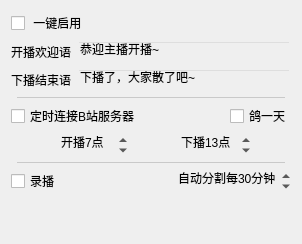
      <widget class="QWidget" name="tab_5">
       <attribute name="title">
        <string>开播</string>
       </attribute>
       <layout class="QVBoxLayout" name="verticalLayout_6">
        <item>
         <widget class="QCheckBox" name="startLiveSendCheck">
          <property name="text">
           <string> 一键启用</string>
          </property>
         </widget>
        </item>
        <item>
         <layout class="QHBoxLayout" name="horizontalLayout_13">
          <item>
           <widget class="QLabel" name="label_4">
            <property name="toolTip">
             <string>&lt;html&gt;&lt;head/&gt;&lt;body&gt;&lt;p&gt;收到开播时发送开场白&lt;/p&gt;&lt;/body&gt;&lt;/html&gt;</string>
            </property>
            <property name="text">
             <string>开播欢迎语</string>
            </property>
           </widget>
          </item>
          <item>
           <widget class="QLineEdit" name="startLiveWordsEdit">
            <property name="styleSheet">
             <string notr="true">QLineEdit
{
	background: transparent;
}</string>
            </property>
            <property name="text">
             <string>恭迎主播开播~</string>
            </property>
            <property name="placeholderText">
             <string>留空则不发送</string>
            </property>
           </widget>
          </item>
         </layout>
        </item>
        <item>
         <layout class="QHBoxLayout" name="horizontalLayout_14">
          <item>
           <widget class="QLabel" name="label_5">
            <property name="toolTip">
             <string>&lt;html&gt;&lt;head/&gt;&lt;body&gt;&lt;p&gt;下播信号发送结束语&lt;/p&gt;&lt;/body&gt;&lt;/html&gt;</string>
            </property>
            <property name="text">
             <string>下播结束语</string>
            </property>
           </widget>
          </item>
          <item>
           <widget class="QLineEdit" name="endLiveWordsEdit">
            <property name="styleSheet">
             <string notr="true">QLineEdit
{
	background: transparent;
}</string>
            </property>
            <property name="text">
             <string>下播了，大家散了吧~</string>
            </property>
            <property name="placeholderText">
             <string>留空则不发送</string>
            </property>
           </widget>
          </item>
         </layout>
        </item>
        <item>
         <widget class="QWidget" name="widget_2" native="true">
          <property name="minimumSize">
           <size>
            <width>0</width>
            <height>1</height>
           </size>
          </property>
          <property name="maximumSize">
           <size>
            <width>16777215</width>
            <height>1</height>
           </size>
          </property>
          <property name="styleSheet">
           <string notr="true">background: rgba(88, 88, 88, 64);
margin: 6px;</string>
          </property>
         </widget>
        </item>
        <item>
         <layout class="QHBoxLayout" name="horizontalLayout_26">
          <property name="topMargin">
           <number>0</number>
          </property>
          <item>
           <widget class="QCheckBox" name="timerConnectServerCheck">
            <property name="toolTip">
             <string>&lt;html&gt;&lt;head/&gt;&lt;body&gt;&lt;p&gt;适用于长期挂在服务器上，在开播前连接B站服务器，下播后暂停&lt;/p&gt;&lt;p&gt;注：长期连接直播间很容易被冻结&lt;/p&gt;&lt;/body&gt;&lt;/html&gt;</string>
            </property>
            <property name="text">
             <string>定时连接B站服务器</string>
            </property>
           </widget>
          </item>
          <item>
           <spacer name="horizontalSpacer_7">
            <property name="orientation">
             <enum>Qt::Horizontal</enum>
            </property>
            <property name="sizeHint" stdset="0">
             <size>
              <width>40</width>
              <height>20</height>
             </size>
            </property>
           </spacer>
          </item>
          <item>
           <widget class="QCheckBox" name="doveCheck">
            <property name="toolTip">
             <string>&lt;html&gt;&lt;head/&gt;&lt;body&gt;&lt;p&gt;适用于挂在服务器上临时开启&lt;/p&gt;&lt;p&gt;主播放鸽子了，今天不开播&lt;/p&gt;&lt;p&gt;等到开播时间不连接服务器&lt;/p&gt;&lt;p&gt;下一次下播时间或重启后自动关闭&lt;/p&gt;&lt;p&gt;&lt;br/&gt;&lt;/p&gt;&lt;/body&gt;&lt;/html&gt;</string>
            </property>
            <property name="text">
             <string>鸽一天</string>
            </property>
           </widget>
          </item>
         </layout>
        </item>
        <item>
         <layout class="QHBoxLayout" name="horizontalLayout_23">
          <property name="topMargin">
           <number>0</number>
          </property>
          <item>
           <spacer name="horizontalSpacer_15">
            <property name="orientation">
             <enum>Qt::Horizontal</enum>
            </property>
            <property name="sizeHint" stdset="0">
             <size>
              <width>40</width>
              <height>20</height>
             </size>
            </property>
           </spacer>
          </item>
          <item>
           <widget class="QSpinBox" name="startLiveHourSpin">
            <property name="contextMenuPolicy">
             <enum>Qt::NoContextMenu</enum>
            </property>
            <property name="toolTip">
             <string>&lt;html&gt;&lt;head/&gt;&lt;body&gt;&lt;p&gt;最早的开播时间&lt;/p&gt;&lt;p&gt;将在开播前半小时内预先连接B站弹幕服务器&lt;/p&gt;&lt;/body&gt;&lt;/html&gt;</string>
            </property>
            <property name="styleSheet">
             <string notr="true">QAbstractSpinBox
{
	background: transparent;
}</string>
            </property>
            <property name="frame">
             <bool>false</bool>
            </property>
            <property name="alignment">
             <set>Qt::AlignCenter</set>
            </property>
            <property name="suffix">
             <string>点</string>
            </property>
            <property name="prefix">
             <string>开播</string>
            </property>
            <property name="maximum">
             <number>23</number>
            </property>
            <property name="value">
             <number>7</number>
            </property>
           </widget>
          </item>
          <item>
           <spacer name="horizontalSpacer">
            <property name="orientation">
             <enum>Qt::Horizontal</enum>
            </property>
            <property name="sizeHint" stdset="0">
             <size>
              <width>40</width>
              <height>20</height>
             </size>
            </property>
           </spacer>
          </item>
          <item>
           <widget class="QSpinBox" name="endLiveHourSpin">
            <property name="contextMenuPolicy">
             <enum>Qt::NoContextMenu</enum>
            </property>
            <property name="toolTip">
             <string>&lt;html&gt;&lt;head/&gt;&lt;body&gt;&lt;p&gt;最早下播时间&lt;/p&gt;&lt;p&gt;下播后自动断开与服务器的连接，直到下次开播前&lt;/p&gt;&lt;/body&gt;&lt;/html&gt;</string>
            </property>
            <property name="styleSheet">
             <string notr="true">QAbstractSpinBox
{
	background: transparent;
}</string>
            </property>
            <property name="frame">
             <bool>false</bool>
            </property>
            <property name="alignment">
             <set>Qt::AlignCenter</set>
            </property>
            <property name="suffix">
             <string>点</string>
            </property>
            <property name="prefix">
             <string>下播</string>
            </property>
            <property name="maximum">
             <number>23</number>
            </property>
            <property name="value">
             <number>13</number>
            </property>
           </widget>
          </item>
          <item>
           <spacer name="horizontalSpacer_16">
            <property name="orientation">
             <enum>Qt::Horizontal</enum>
            </property>
            <property name="sizeHint" stdset="0">
             <size>
              <width>40</width>
              <height>20</height>
             </size>
            </property>
           </spacer>
          </item>
         </layout>
        </item>
        <item>
         <widget class="QWidget" name="widget" native="true">
          <property name="minimumSize">
           <size>
            <width>0</width>
            <height>1</height>
           </size>
          </property>
          <property name="maximumSize">
           <size>
            <width>16777215</width>
            <height>1</height>
           </size>
          </property>
          <property name="styleSheet">
           <string notr="true">background: rgba(88, 88, 88, 64);
margin: 6px;</string>
          </property>
         </widget>
        </item>
        <item>
         <layout class="QHBoxLayout" name="horizontalLayout_3">
          <property name="topMargin">
           <number>0</number>
          </property>
          <item>
           <widget class="QCheckBox" name="recordCheck">
            <property name="text">
             <string>录播</string>
            </property>
           </widget>
          </item>
          <item>
           <widget class="QSpinBox" name="recordSplitSpin">
            <property name="contextMenuPolicy">
             <enum>Qt::NoContextMenu</enum>
            </property>
            <property name="toolTip">
             <string>&lt;html&gt;&lt;head/&gt;&lt;body&gt;&lt;p&gt;每隔一段时间保存已录制的文字，并继续重新录制&lt;/p&gt;&lt;p&gt;免得文件太大，也避免程序闪退导致大量数据丢失&lt;/p&gt;&lt;/body&gt;&lt;/html&gt;</string>
            </property>
            <property name="styleSheet">
             <string notr="true">QAbstractSpinBox
{
	background: transparent;
}</string>
            </property>
            <property name="frame">
             <bool>false</bool>
            </property>
            <property name="alignment">
             <set>Qt::AlignRight|Qt::AlignTrailing|Qt::AlignVCenter</set>
            </property>
            <property name="suffix">
             <string>分钟</string>
            </property>
            <property name="prefix">
             <string>自动分割每</string>
            </property>
            <property name="minimum">
             <number>1</number>
            </property>
            <property name="maximum">
             <number>600</number>
            </property>
            <property name="singleStep">
             <number>10</number>
            </property>
            <property name="value">
             <number>30</number>
            </property>
           </widget>
          </item>
         </layout>
        </item>
        <item>
         <spacer name="verticalSpacer_4">
          <property name="orientation">
           <enum>Qt::Vertical</enum>
          </property>
          <property name="sizeHint" stdset="0">
           <size>
            <width>20</width>
            <height>40</height>
           </size>
          </property>
         </spacer>
        </item>
       </layout>
      </widget>
